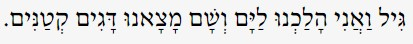
#> input picture gil.jpg, 413 x 44 px
$ python main.py
#> lines starting #> are read from the running program, lines starting #| are printed output that depends on the picture; after the words box and inside, x2 and y2 are one past the last pixel; in counts of white or black regions, pixels touching at a corner belong together
import cv2

# load image as grayscale
img = cv2.imread('gil.jpg', cv2.IMREAD_GRAYSCALE)
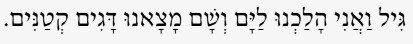
#> img: shape (44, 413); min 0, max 255, mean 224.6
# convert to binary. Inverted, so you get white symbols on black background
_, thres = cv2.threshold(img, 200, 255, cv2.THRESH_BINARY_INV)
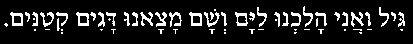
#> thres: shape (44, 413); 11.8% white in thin lines or dots, all inside (x1, y1, x2, y2) = (4, 6, 405, 34)
# find contours in the thresholded image (this gives all symbols)
contours, hierarchy = cv2.findContours(thres, cv2.RETR_EXTERNAL, cv2.CHAIN_APPROX_SIMPLE)
#> contours = 62 contours, 35 with area under 20; largest, box (x1, y1, x2, y2) and area: (189, 12, 202, 26) 126, (10, 12, 23, 26) 126, (76, 12, 89, 26) 124, (235, 12, 248, 26) 118, (351, 12, 364, 27) 56
# loop through the contours, if the size of the contour is below a threshold,
# draw a white shape over it in the input image
# for cnt in contours:
#     if cv2.contourArea(cnt) < 250:
#         cv2.drawContours(img,[cnt],0,(120),-1)
# display result

maxArea = 0
for cnt in contours:
    currArea = cv2.contourArea(cnt)
    if currArea > maxArea:
        maxArea = currArea
#> this loop made 62 passes
#> (currArea, maxArea) on passes 29, 32, 40, 44: (28.5, 28.5), (56, 56), (117.5, 117.5), (125.5, 125.5)
#> currArea on passes 31, 33, 35, 36, 37, 38: 21.5, 27.5, 33.5, 41.5, 27, 21.5
#> after the loop, maxArea = 125.5
print(maxArea)
#| 125.5
# create a list of the indexes of the contours and their sizes
contour_sizes = []
for index, cnt in enumerate(contours):
    contour_sizes.append([index, cv2.contourArea(cnt)])
#> this loop made 62 passes
#> cnt on passes 1, 2, 3, 4, 5, 6, 8, 10, 11, 12, 14, 19: [[359, 32], [360, 33], [361, 33], [361, 32]], [[294, 32], [294, 33], [295, 33], [296, 32]], [[224, 32], [224, 33], [225, 33], [225, 32]], [[61, 32], [61, 33], [62, 33], [62, 32]], [[400, 29], [401, 30], [402, 30], [402, 29]], [[367, 29], [371, 29]], [[344, 29], [344, 30], [345, 30], [345, 29]], [[304, 29], [309, 29]], [[294, 29], [295, 30], [296, 29]], [[258, 29], [263, 29]], [[224, 29], [224, 30], [225, 30], [225, 29]], [[100, 29], [101, 30], [102, 29]]
#> after the loop, contour_sizes = 62 pairs, first value 0 to 61, second value 0 to 125.5

# sort the list based on the contour size.
# this changes the order of the elements in the list
contour_sizes.sort(key=lambda x: x[1])

# loop through the list and determine the largest relative distance
indexOfMaxDifference = 0
currentMaxDifference = 0
for i in range(1, len(contour_sizes)):
    if contour_sizes[i - 1][1] != 0:
        sizeDifference = contour_sizes[i][1] / contour_sizes[i - 1][1]
        if sizeDifference > currentMaxDifference:
            currentMaxDifference = sizeDifference
            indexOfMaxDifference = i
#> this loop made 61 passes
#> (sizeDifference, currentMaxDifference) on passes 5, 17, 22: (1, 1), (1.5, 1.5), (2.5, 2.5)
#> sizeDifference on passes 6 to 11: 1, 1, 1, 1, 1, 1
#> after the loop, currentMaxDifference = 2.5; indexOfMaxDifference = 22

background_color = 255

img = cv2.cvtColor(img, cv2.COLOR_GRAY2RGB)
#> img: shape (44, 413, 3)

matches = [cnt for cnt in contours if cv2.matchShapes(contours[0],cnt,1,0.0) < 0.1 and abs(cv2.contourArea(cnt) - cv2.contourArea(contours[0])) < 10]
#> matches = 4 contours, all with area under 20
matches_res = [cv2.matchShapes(contours[0],cnt,1,0.0) for cnt in contours]
#> matches_res = 62 items, first 6: 0, 7.51e-08, 0.171, 0.171, 3.66e-08, 1.8e+308

for i in range(len(matches)):
    # ret = cv2.matchShapes(cnt1,cnt2,1,0.0)
    cv2.drawContours(img, matches, i, (0,255,0), -1)
#> this loop made 4 passes
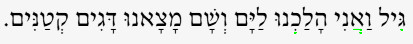
#> img: shape (44, 413, 3); mean B, G, R 224.4, 224.8, 224.4

cv2.drawContours(img, contours, 0, (0,0,255), -1)
#> img: shape (44, 413, 3); 0.03% of pixels changed, all inside (x1, y1, x2, y2) = (359, 32, 362, 34)

# loop through the list again, ending (or starting) at the indexOfMaxDifference, to draw the contour
for i in range(0, indexOfMaxDifference // 2):
    pass #cv2.drawContours(img, contours, contour_sizes[i][0], background_color, -1)

cv2.imshow('res', img)
cv2.imwrite('res.jpeg', img)
cv2.waitKey(0)
cv2.destroyAllWindows()

$ run again, with article.jpg copied over gil.jpg
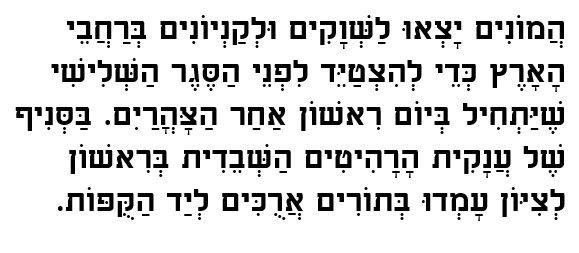
#> input picture article.jpg, 579 x 253 px
#> img is the input picture: shape (253, 579); min 0, max 255, mean 217.5
#> `_, thres = cv2.threshold(img, 200, 255, cv2.THRESH_BINARY_INV)`:
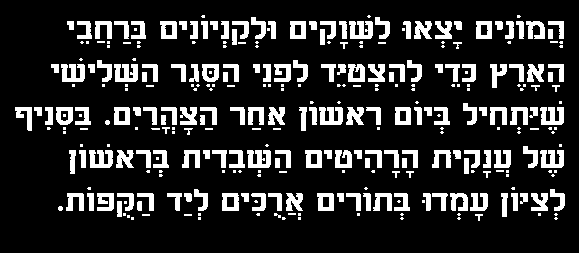
#> thres: shape (253, 579); 16.5% white; 312 white regions (145 under 20 px)
#> contours = 310 contours, 155 with area under 20; largest, box (x1, y1, x2, y2) and area: (222, 193, 239, 211) 266, (247, 150, 271, 168) 258, (114, 64, 138, 82) 257, (317, 193, 334, 211) 256, (305, 150, 322, 168) 256
#> the loop `for cnt in contours:` made 310 passes
#> (currArea, maxArea) on passes 24, 26, 30, 34, 43, 48: (35, 35), (59, 59), (168, 168), (174.5, 174.5), (256.5, 256.5), (265.5, 265.5)
#> after the loop `for cnt in contours:`: maxArea = 265.5
#| 265.5
#> the loop `for index, cnt in enumerate(contours):` made 310 passes
#> cnt on passes 4, 6, 7: [[298, 217], [298, 219], [300, 219], [300, 217]], [[198, 217], [198, 219], [200, 219], [200, 217]], [[131, 217], [131, 219], [133, 219], [133, 217]]
#> after the loop `for index, cnt in enumerate(contours):`: contour_sizes = 310 pairs, first value 0 to 309, second value 4 to 265.5
#> the loop `for i in range(1, len(contour_sizes)):` made 309 passes
#> (sizeDifference, currentMaxDifference, indexOfMaxDifference) on passes 1, 86: (1, 1, 1), (1.12, 1.12, 86)
#> after the loop `for i in range(1, len(contour_sizes)):`: currentMaxDifference = 2.43; indexOfMaxDifference = 155
#> matches = 123 contours, all with area under 20
#> matches_res = 310 values, max 6.99 at index 123, min 0 at index 0, mean 0.946
#> the loop `for i in range(len(matches)):` made 123 passes
#> after the loop `for i in range(len(matches)):`:
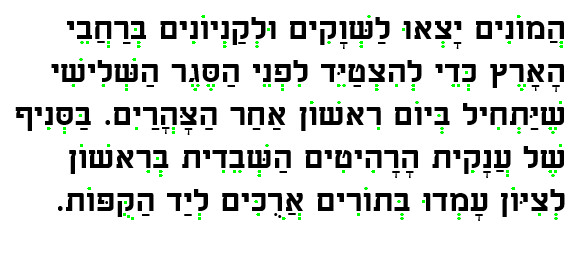
#> img: shape (253, 579, 3); 0.76% of pixels changed, all inside (x1, y1, x2, y2) = (47, 15, 563, 220)

$ run again, with iloveimageprocessing.jpg copied over gil.jpg
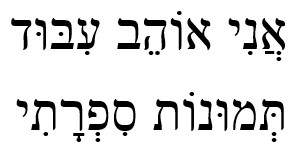
#> input picture iloveimageprocessing.jpg, 294 x 166 px
#> img is the input picture: shape (166, 294); min 0, max 255, mean 227.9
#> `_, thres = cv2.threshold(img, 200, 255, cv2.THRESH_BINARY_INV)`:
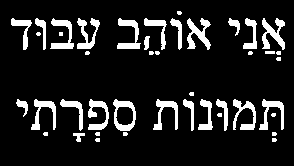
#> thres: shape (166, 294); 12.1% white; 43 white regions (18 under 20 px)
#> contours = 43 contours, 19 with area under 20; largest, box (x1, y1, x2, y2) and area: (113, 99, 136, 131) 548, (187, 18, 211, 50) 300, (262, 18, 285, 50) 292, (88, 99, 109, 130) 254, (117, 18, 141, 49) 249
#> the loop `for cnt in contours:` made 43 passes
#> (currArea, maxArea) on passes 3, 10, 11, 16: (40.5, 40.5), (229.5, 229.5), (239, 239), (547.5, 547.5)
#> after the loop `for cnt in contours:`: maxArea = 547.5
#| 547.5
#> the loop `for index, cnt in enumerate(contours):` made 43 passes
#> cnt on passes 24, 30: [[265, 51], [265, 53], [274, 53], [274, 51]], [[59, 32], [59, 35], [62, 35], [62, 32]]
#> after the loop `for index, cnt in enumerate(contours):`: contour_sizes = 43 pairs, first value 0 to 42, second value 9 to 547.5
#> the loop `for i in range(1, len(contour_sizes)):` made 42 passes
#> (sizeDifference, currentMaxDifference) on passes 1, 18, 19: (1.11, 1.11), (1.64, 1.64), (2.25, 2.25)
#> after the loop `for i in range(1, len(contour_sizes)):`: currentMaxDifference = 2.25; indexOfMaxDifference = 19
#> matches = 18 contours, all with area under 20
#> matches_res = 43 values, max 13.59 at index 13, min 0 at index 0, mean 2.88
#> the loop `for i in range(len(matches)):` made 18 passes
#> after the loop `for i in range(len(matches)):`:
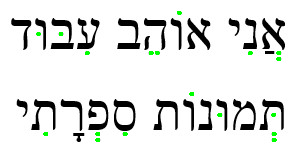
#> img: shape (166, 294, 3); 0.65% of pixels changed, all inside (x1, y1, x2, y2) = (36, 11, 281, 142)

$ run again, with large.jpg copied over gil.jpg
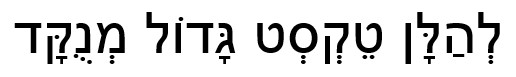
#> input picture large.jpg, 516 x 77 px
#> img is the input picture: shape (77, 516); min 0, max 255, mean 219.7
#> `_, thres = cv2.threshold(img, 200, 255, cv2.THRESH_BINARY_INV)`:
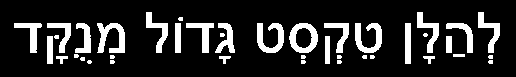
#> thres: shape (77, 516); 15.3% white; 40 white regions (17 under 20 px)
#> contours = 40 contours, 17 with area under 20; largest, box (x1, y1, x2, y2) and area: (289, 23, 318, 53) 654, (97, 23, 125, 53) 380, (355, 23, 382, 53) 354, (257, 23, 284, 53) 354, (478, 12, 500, 53) 267
#> the loop `for cnt in contours:` made 40 passes
#> (cnt, currArea, maxArea) on passes 18 to 20: ([[446, 36], [446, 52], [451, 52], [451, 36]], 80, 80), ([[325, 36], [325, 63], [329, 63], [329, 36]], 108, 108), ([[47, 36], [47, 63], [52, 63], [52, 36]], 135, 135)
#> after the loop `for cnt in contours:`: maxArea = 654
#| 654.0
#> the loop `for index, cnt in enumerate(contours):` made 40 passes
#> cnt on passes 16, 18, 19, 20, 25, 32: [[453, 54], [453, 56], [464, 56], [464, 54]], [[446, 36], [446, 52], [451, 52], [451, 36]], [[325, 36], [325, 63], [329, 63], [329, 36]], [[47, 36], [47, 63], [52, 63], [52, 36]], [[405, 23], [405, 63], [410, 63], [410, 23]], [[175, 23], [175, 52], [180, 52], [180, 23]]
#> after the loop `for index, cnt in enumerate(contours):`: contour_sizes = 40 pairs, first value 0 to 39, second value 10 to 654
#> the loop `for i in range(1, len(contour_sizes)):` made 39 passes
#> (sizeDifference, currentMaxDifference) on passes 1, 2, 17, 21: (1, 1), (1.1, 1.1), (2, 2), (2.42, 2.42)
#> after the loop `for i in range(1, len(contour_sizes)):`: currentMaxDifference = 2.42; indexOfMaxDifference = 21
#> matches = 17 contours, all with area under 20
#> matches_res = 40 values, max 6.97 at index 24, min 0 at index 0, mean 1.62
#> the loop `for i in range(len(matches)):` made 17 passes
#> after the loop `for i in range(len(matches)):`:
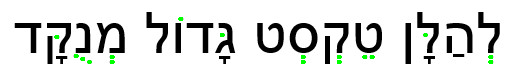
#> img: shape (77, 516, 3); 0.76% of pixels changed, all inside (x1, y1, x2, y2) = (54, 17, 493, 64)
